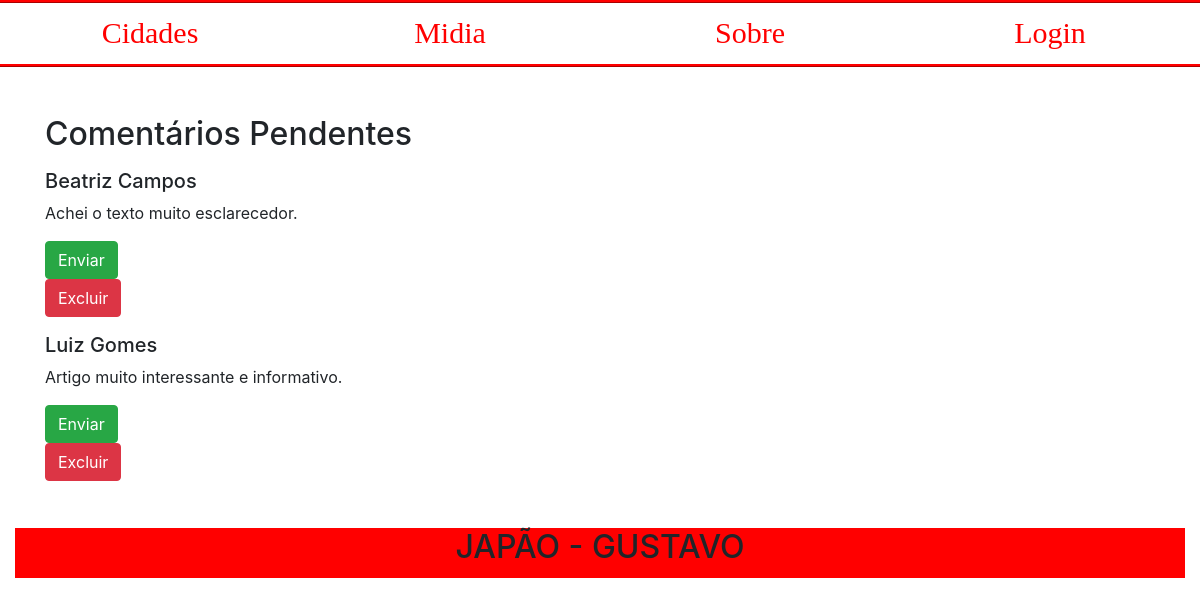
The page /painel.php (signed in) on the database its author committed.
### tables this page shows
CREATE TABLE `tb_comentarios` (
  `id` int(11) NOT NULL,
  `nome` varchar(200) NOT NULL,
  `email` varchar(200) NOT NULL,
  `comentario` varchar(600) NOT NULL,
  `stts` varchar(10) DEFAULT NULL
);

### painel.php (the view, shortened to what this page needs)
<?php
include_once "classes/conexao.php";
?>
<!DOCTYPE html>
<html lang="pt-br">
<head>
    <link rel="stylesheet" href="https://stackpath.bootstrapcdn.com/bootstrap/4.1.3/css/bootstrap.min.css">
    <link rel="stylesheet" href="japan.css">
</head>
<body>
    <div class="container-fluid">
    <ul class="row nav">
      <li class="colnav col-sm nav-link">
        <div class="dropdown">
          <button class="btnav" type="button" id="dropdownMenuButton" data-toggle="dropdown" aria-haspopup="true" aria-expanded="false">
          Cidades
          </button>
        </div>
      </li>
        <li class="colnav col-sm nav-link">
          <div class="dropdown">
            <button class="btnav" type="button" id="dropdownMenuButton" data-toggle="dropdown" aria-haspopup="true" aria-expanded="false">
            Midia
            </button>
          </div>
        </li>
        <li class="colnav col-sm nav-link">
          <div class="dropdown">
            <button class="btnav" type="button" id="dropdownMenuButton" data-toggle="dropdown" aria-haspopup="true" aria-expanded="false">
            Sobre
            </button>
          </div>
        </li>
        <li class="colnav col-sm nav-link">
          <div class="dropdown">
            <button class="btnav" type="button" id="dropdownMenuButton" data-toggle="dropdown" aria-haspopup="true" aria-expanded="false">
            Login
            </button>
          </div>
        </li>
      </ul>
      <div class="container mt-5">
        <h2>Comentários Pendentes</h2>
        <div class="row">
            <?php
            $sql = "SELECT id, nome, comentario FROM tb_comentarios WHERE stts = 'desativado'";
            $stmt = $conexao->prepare($sql);
            $stmt->execute();
            $comentarios = $stmt->fetchAll(PDO::FETCH_ASSOC);
            foreach ($comentarios as $comentario) {
                echo "<div class='col-md-12 mt-3'>";
                echo "<h5>{$comentario['nome']}</h5>";
                echo "<p>{$comentario['comentario']}</p>";
                echo "<form method='post'>";
                echo "<button type='submit' class='btn btn-success mr-2'>Enviar</button>";
                echo "</form>";
                echo "<form method='post'>";
                echo "<button type='submit' class='btn btn-danger'>Excluir</button>";
                echo "</form>";
                echo "</div>";
            }
            ?>
        </div>
    </div>
      <footer>
        <h2 class="hfooter">JAPÃO - GUSTAVO</h2>
        </footer>
</body>
</html>

### japan.css (style rules this page uses)
body,html { margin: 0; min-height: 100vh; box-sizing: border-box; padding: 0 !important; }
h2 { margin: 0; }
footer { margin: 0; }
.btnav { all: initial; color: red; font-size: 30px; outline: none !important; cursor: pointer; margin: 2%; user-select: none; }
.colnav { text-align: center; border-style: ridge; border-color: red; border-left: none; border-right: none; }
.hfooter { margin-top: 4%; background-color: red; text-align: center; height: 50px; }

### rows shown on the page
tb_comentarios: nome "Beatriz Campos", comentario "Achei o texto muito esclarecedor."
tb_comentarios: nome "Luiz Gomes", comentario "Artigo muito interessante e informativo."
